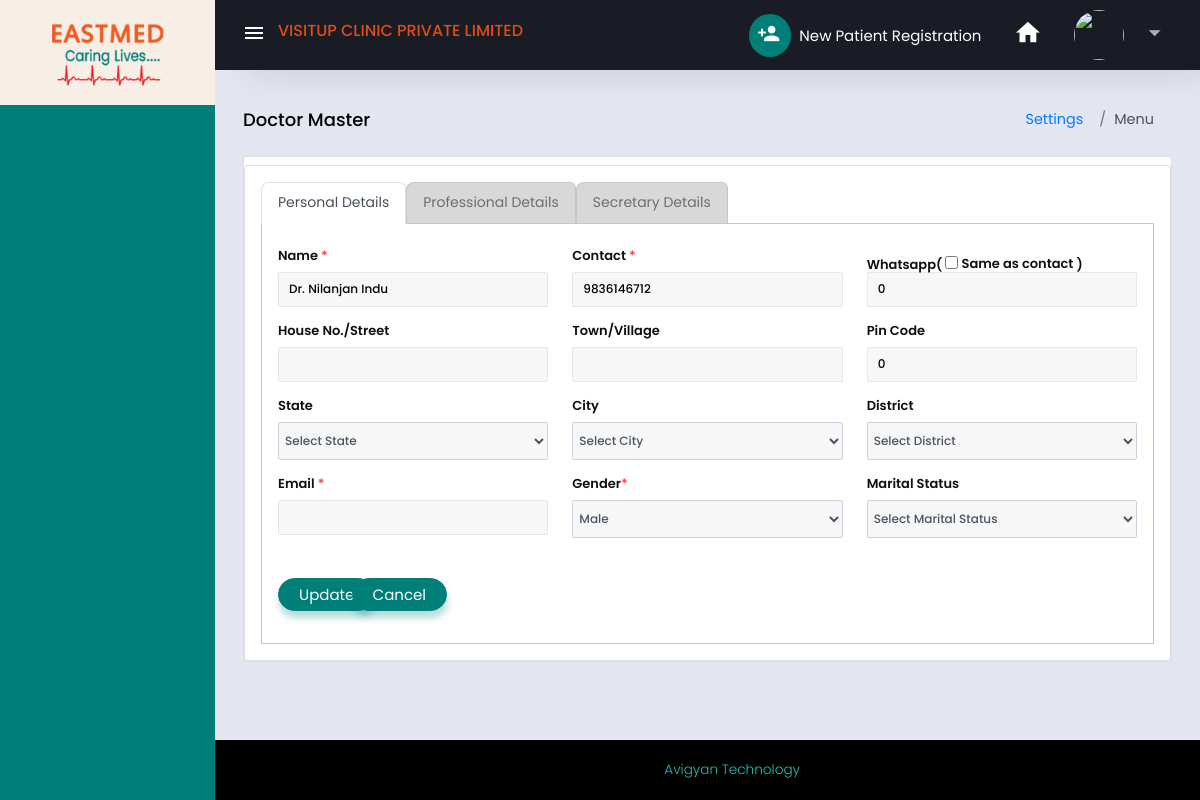
The app's page /doctor_master_edit.php?id=D-2 with its own data.
### tables this page shows
CREATE TABLE `doctor_master` (
  `Doctor_Id` varchar(50) NOT NULL,
  `Doctor_Name` varchar(100) NOT NULL,
  `Registration_No` varchar(50) NOT NULL,
  `Gender` varchar(100) NOT NULL,
  `Marital_Status` varchar(50) NOT NULL,
  `House_Street` varchar(100) NOT NULL,
  `Town_Village` varchar(100) NOT NULL,
  `City_Id` varchar(100) NOT NULL,
  `Pincode` int(11) NOT NULL,
  `District_Id` varchar(100) NOT NULL,
  `State_Id` varchar(50) NOT NULL,
  `Mobile` bigint(20) NOT NULL,
  `Whatsapp` bigint(20) NOT NULL,
  `Email` varchar(100) NOT NULL,
  `Qualification` varchar(100) NOT NULL,
  `Experience` int(11) NOT NULL,
  `Specialization` varchar(1000) NOT NULL,
  `Is_Opd` varchar(100) NOT NULL,
  `Is_Ipd` varchar(10) NOT NULL,
  `Secretary_Name` varchar(100) NOT NULL,
  `Secretary_Mobile` bigint(20) NOT NULL,
  `Secretary_Email` varchar(100) NOT NULL,
  `Signature` longtext NOT NULL,
  `Is_Active` varchar(100) NOT NULL,
  `insert_date` datetime NOT NULL DEFAULT current_timestamp()
);

### doctor_master_edit.php (the view, shortened to what this page needs)
<!DOCTYPE html>
<html lang="en">
	<head>
		<link rel="stylesheet" href="assets/vendors/mdi/css/materialdesignicons.min.css">
		<link rel="stylesheet" href="assets/vendors/css/vendor.bundle.base.css">
		<link rel="stylesheet" href="https://cdn.jsdelivr.net/npm/bootstrap@4.0.0/dist/css/bootstrap.min.css">
		<link rel="stylesheet" href="assets/css/all.min.css">
		<link rel="stylesheet" href="assets/css/fontawesome.min.css">
		<link rel="stylesheet" href="assets/vendors/jvectormap/jquery-jvectormap.css">
		<link rel="stylesheet" href="assets/vendors/flag-icon-css/css/flag-icon.min.css">
		<link rel="stylesheet" href="assets/vendors/owl-carousel-2/owl.carousel.min.css">
		<link rel="stylesheet" href="assets/vendors/owl-carousel-2/owl.theme.default.min.css">
		<link rel="stylesheet" href="assets/css/style.css">
		<link rel="stylesheet" href="assets/css/custom.css">
	</head>
	<body>
		<div class="container-scroller">
		    <?php include "menu.php"; ?>
			<div class="container-fluid page-body-wrapper">
				<?php include "header.php"; ?>
				<div class="main-panel">
					<div class="content-wrapper">
						<div class="page-header">
							<h3 class="page-title"> Doctor Master </h3>
							<nav aria-label="breadcrumb">
								<ol class="breadcrumb">
									<li class="breadcrumb-item"><a href="settings_landing.php">Settings</a></li>
									<li class="breadcrumb-item active" aria-current="page">Menu</li>
								</ol>
							</nav>
						</div>
						<?php
							$ipid=$_GET['id'];
							$record= "SELECT * FROM doctor_master WHERE Doctor_Id='$ipid';";
							$r=$conn->query($record);
							if($r->num_rows==1)
							{
								$n = mysqli_fetch_array($r);
								$name=$n['Doctor_Name'];
								$gender=$n['Gender'];
								$house=$n['House_Street'];
								$town=$n['Town_Village'];
								$pincode=$n['Pincode'];
								$mobile=$n['Mobile'];
								$phone=$n['Whatsapp'];
								$email=$n['Email'];
							}
						?>
						<div class="card records-card mt-2">
							<div class="card records-card mt-2">
								<div class="card-body">
									<nav>
										<div class="nav nav-tabs" id="nav-tab" role="tablist">
											<a class="nav-item nav-link active" id="nav-home-tab" data-toggle="tab" href="#nav-home" role="tab" aria-controls="nav-home" aria-selected="true">Personal Details</a>
											<a class="nav-item nav-link" id="nav-profile-tab" data-toggle="tab" href="#nav-profile" role="tab" aria-controls="nav-profile" aria-selected="false">Professional Details</a>
											<a class="nav-item nav-link" id="nav-contact-tab" data-toggle="tab" href="#nav-contact" role="tab" aria-controls="nav-contact" aria-selected="false">Secretary Details</a>
										</div>
									</nav>
									<form class="form-sample" method="post" action="<?php echo htmlspecialchars($_SERVER["PHP_SELF"]);?>"enctype="multipart/form-data">
										<div class="tab-content" id="nav-tabContent">
											<div class="tab-pane fade show active" id="nav-home" role="tabpanel" aria-labelledby="nav-home-tab">
												<div class="row">
													<div class="col-md-4">
														<div class="form-group">
															<label> Name <span class="text-danger">*</span></label>
															<input type="text" class="form-control"  name="name" id="name" value="<?php echo $name;?>" onkeyup="convert(this.value);" required>
														</div>
													</div>
													<div class="col-md-4">
														<div class="form-group">
															<label>Contact <span class="text-danger">*</span></label>
															<input type="number" class="form-control"  name="contact" id="contact" value="<?php echo $mobile;?>" onblur="validatePhone(this);" required>
														</div>
													</div>
													<div class="col-md-4">
														<div class="form-group">
															<label>Whatsapp( <input type="checkbox" id="same" name="same"  onchange="Contact()" /> <label for="same" class="mt-2"> Same as contact </label> ) </label>
															<input type="number" class="form-control"  name="whatsapp" value="<?php echo $phone;?>" onblur="validateWhatsapp(this);" id="whatsapp" >
														</div>
													</div>
													<div class="col-md-4">
														<div class="form-group">
															<label>House No./Street </label>
															<input type="text" class="form-control" value="<?php echo $house;?>"  name="house">
														</div>
													</div>
													<div class="col-md-4">
														<div class="form-group">
															<label>Town/Village</label>
															<input type="text" class="form-control"  name="town" value="<?php echo $town;?>">
														</div>
													</div>
													<div class="col-md-4">
														<div class="form-group">
															<label>Pin Code </label>
															<input type="number" class="form-control" value="<?php echo $pincode;?>" name="pincode" >
														</div>
													</div>
													<div class="col-md-4">
													<div class="form-group">
														<label for="exampleSelectGender">State</label>
														<select class="form-control" name="state" id="state" onchange="State(this.value);" >
															<option>Select State</option>
														</select>
													</div>
												</div>
												<div class="col-md-4">
													<div class="form-group">
														<label for="exampleSelectGender">City</label>
														<select class="form-control" id="city" name="city" onclick="City(this.value);"  >
															<option>Select City</option>
														</select>
													</div>
												</div>
												<div class="col-md-4">
													<div class="form-group">
														<label for="exampleSelectGender">District</label>
														<select class="form-control" id="district" name="district">
															<option>Select District</option>
														</select>
													</div>
												</div>
													<div class="col-md-4">
														<div class="form-group">
															<label>Email <span class="text-danger">*</span></label>
															<input type="text" class="form-control" value="<?php echo $email;?>" name="email" id="email" onblur="validateEmail(this);"  >
														</div>
													</div>
													<div class="col-md-4">
														<div class="form-group">
															<label for="exampleSelectGender">Gender<span class="text-danger">*</span></label>
															<select class="form-control" id="exampleSelectGender" name="gender"required>
															<option  <?php if($gender == "Male") echo 'selected="selected"';?> >Male</option>
														</select>
														</div>
													</div>
													<div class="col-md-4">
														<div class="form-group">
															<label for="exampleSelectGender">Marital Status</label>
															<select class="form-control" id="exampleSelectGender" name="marital">
															<option>Select Marital Status</option>
														</select>
														</div>
													</div>
													<div class="col-md-1">
														<div class="mt-3">
															<button type="submit" name="adddoc" onclick="reg2()" class="btn btn-primary">Update</button>
														</div>
													</div>
													<div class="col-md-2">
														<div class="mt-3">
															<button class="btn btn-primary"><a href="doctor_master.php" style="text-decoration: none; color: white;">Cancel</a></button>
														</div>
													</div>
												</div>
											</div>
										</div>
									</form>
								</div>
							</div>
						</div>
					</div>
					<?php include "footer.php";?>
				</div>
			</div>
		</div>
	</body>
</html>

### assets/css/custom.css (style rules this page uses)
:root { --primary-color: #007e78; --heading-color: #000; --white-color: #fff; --black: #222; --green-color: #168f63; --blue-purple-text: #3f51b5; }
body { font-family: "Poppins", sans-serif; margin: 0; }
.content-wrapper { background: #e3e5f1; }
.page-body-wrapper { width: calc(100% - 215px); }
.nav-tabs .nav-link.active { color: #495057; background-color: #fff; border-color: #dee2e6 #dee2e6 #fff; }
.form-group label { font-size: 13px; line-height: 0; color: #0e0f0f; font-weight: 600; margin-bottom: 0; }
select.form-control, select.asColorPicker-input, .dataTables_wrapper select, .jsgrid .jsgrid-table .jsgrid-filter-row select, .select2-container--default select.select2-selection--single, .select2-container--default .select2-selection--single select.select2-search__field, select.typeahead, select.tt-query, select.tt-hint { padding: 2px; line-height: 0; border: 1px solid #ced0de; color: #4b5564; }
.form-control, .asColorPicker-input, .dataTables_wrapper select, .jsgrid .jsgrid-table .jsgrid-filter-row input[type="text"], .jsgrid .jsgrid-table .jsgrid-filter-row select, .jsgrid .jsgrid-table .jsgrid-filter-row input[type="number"], .select2-container--default .select2-selection--single, .select2-container--default .select2-selection--single .select2-search__field, .typeahead, .tt-query, .tt-hint { border: 1.5px solid #ced0de; }
.form-group { margin-bottom: 1.5rem; line-height: 1; }
.btn-primary, .wizard > .actions a { background-color: #007e78; border-color: #007e78; border-radius: 56px; box-shadow: 1px 7px 7px #007e7847; padding: 8px 20px; }
.form-control { padding: 5px 10px; font-size: 12px; height: 35px; border: none; border: 1px solid #ced4da73; background: #f7f7f7; font-weight: 500; }
.form-control::placeholder { font-size: 12px; }
.card .card-body { padding: 1rem 1rem; }
.page-header { margin: 0 0 1rem 0; }
.nav-tabs .nav-link { background: #d8d8d8; background: #d8d8d8; color: #6e6e6e; border-top-left-radius: 8px; border: 1px solid #2c2e331a; padding: 0.6rem 1rem; font-size: 14px; border-top-right-radius: 6px; }
.nav-tabs { border-bottom: 1px solid #c7c7c7; }
.tab-content { border: 1px solid #c5c5c5; border-top: 0; padding: 2rem 1rem; text-align: justify; }

### records on screen
doctor_master: name "Dr. Nilanjan Indu", contact "9836146712", whatsapp "0", pincode "0", gender "Male"
